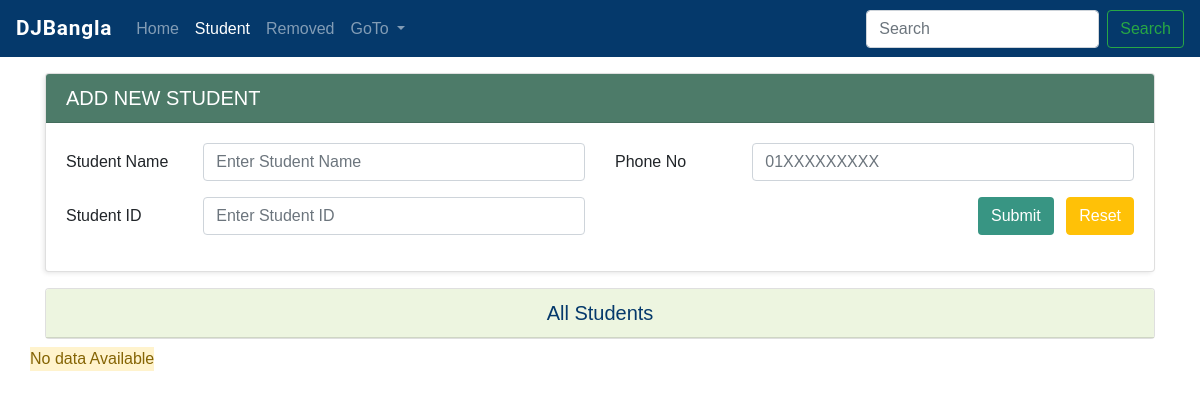
Before: /crudsearch/student/ with the older database file.
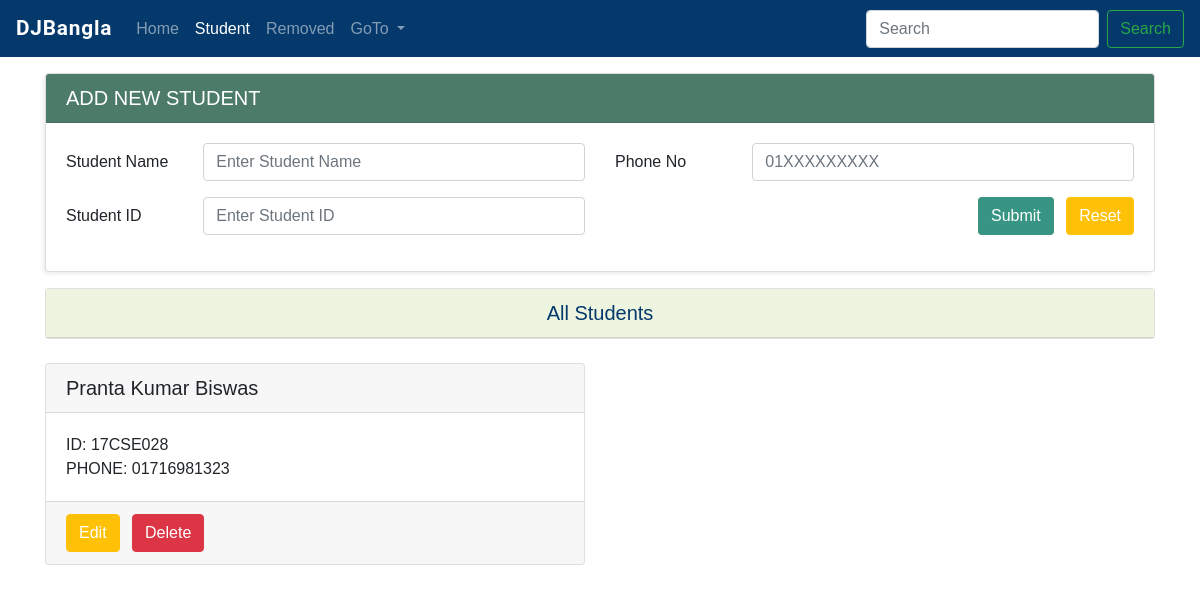
After: the same page with the newer database file.
### crudsearch/models.py (models this page shows, shortened)
class Student(models.Model):
    name = models.CharField( max_length=50)
    student_id = models.CharField(max_length=50, unique = True)
    phone = models.CharField(max_length=50)

### crudsearch/views.py (the view)
# urls.py: path('student/',views.crudsearch_student, name="crudsearch_student"),
def crudsearch_student(request):
    student = Student.objects.all()
    stu_paginator = Paginator(student, 6)
    stu_page = request.GET.get('stu_page')
    try:
        student = stu_paginator.page(stu_page)
    except PageNotAnInteger:
        student = stu_paginator.page(1)
    except EmptyPage:
        student = stu_paginator.page(stu_paginator.num_pages)
    if request.method == 'POST':
        myform = StudentRegistration(request.POST)
        if myform.is_valid():
            name = myform.cleaned_data['name']
            student_id = myform.cleaned_data['student_id']
            phone = myform.cleaned_data['phone']
            register = Student(name = name, student_id = student_id, phone = phone)
            register.save()
            messages.success(request, 'Student Added successfully')
            return HttpResponseRedirect('/crudsearch/student/')
    else:
        myform = StudentRegistration()
    diction = {'myform':myform, 'student':student}
    return render(request, 'crudsearch/student.html', context = diction)

### crudsearch/forms.py (shortened to what this page needs)
class StudentRegistration(forms.ModelForm):
    class Meta:
        model = Student
        fields = ['name', 'student_id', 'phone']

### templates/crudsearch/student.html (shortened to what this page needs)
{% extends 'crudsearch/base.html' %}
{% block extracsscdn %}
<link href="https://cdn.jsdelivr.net/npm/select2@4.1.0-beta.1/dist/css/select2.min.css" rel="stylesheet" />
{% endblock extracsscdn %}
{% block studentactive %}
    active
{% endblock studentactive %}
{% block body %}
<div class="container pt-3">
    <div class="card mycard">
        <div class="card-header mycardheader">
            <h5>ADD NEW STUDENT</h5>
        </div>
        <form method="POST">
        <div class="card-body">
            <div class="row">
                <div class="col-md-6 col-sm-12">
                    <div class="form-group row">
                        <label class="col-sm-12 col-md-3 col-form-label">Student Name</label>
                        <div class="col-sm-12 col-md-9">
                            <input type="text" class="form-control" name="name" placeholder="Enter Student Name" required>
                        </div>
                    </div>
                    <div class="form-group row">
                        <label class="col-sm-12 col-md-3 col-form-label">Student ID</label>
                        <div class="col-sm-12 col-md-9">
                            <input type="text" class="form-control" name="student_id" placeholder="Enter Student ID" required>
                        </div>
                    </div>
                </div>
                <div class="col-md-6 col-sm-12">
                    <div class="form-group row">
                        <label class="col-sm-12 col-md-3 col-form-label">Phone No</label>
                        <div class="col-sm-12 col-md-9">
                          <input type="text" class="form-control" name="phone" placeholder="01XXXXXXXXX" required>
                        </div>
                    </div>
                    <div class="form-group row">
                        <label class="col-sm-12 col-md-3 col-form-label"></label>
                        <div class="col-sm-12 col-md-9 text-right">
                           <button class="btn mybtn">Submit</button>
                            <span><input type="reset" class="btn btn-warning text-white ml-2" value="Reset"> </span>
                        </div>
                    </div>
                </div>
            </div>
            </div>
    </form>
    </div>
    <div class="row">
        <div class="col-md-12 col-sm-12">
            <div class="card mt-3 mb-2">
                <div class="card-header mycardheader1">
                    <h5 class="text-center">All Students</h5>
                </div>
            </div>
        </div>
    </div>
<div class="row">
    {% if student %}
            {% for student in student %}
            <div class="col-md-6 col-sm-6 mt-3">
            <div class="card ">
                <div class="card-header">
                    <h5>{{student.name}}</h5>
                </div>
                <div class="card-body">
                    ID: {{student.student_id}}
                    <br>
                    PHONE: {{ student.phone }}
                </div>
                <div class="card-footer">
                    <a href="{% url 'crudsearch_student_edit' student.id %}" class="btn btn-warning text-white">Edit</a>
                    <span>
                        <form action="{% url 'crudsearch_delete_student' student.id %}" method="POST" class="d-inline">
                            <button class="btn btn-danger ml-2">Delete</button>
                        </form>
                    </span>
                </div>
            </div>
        </div>
            {% endfor %}
        {% else %}
            <alert class="alert-warning">No data Available</alert>
        {% endif %}
    </div>
    <br><br>
        <br><br>
        <br><br>
{% endblock body %}

### templates/crudsearch/base.html (shortened to what this page needs)
{% load static %}
<!DOCTYPE html>
<html lang="en">
<head>
<link rel="stylesheet" href="{% static 'css/bootstrap4.5.css' %}">
<link rel="stylesheet" href="{% static 'css/fontawesome5.15.css' %}">
{% block extracsscdn %}
{% endblock extracsscdn %}
<link rel="stylesheet" href="{% static 'css/basestyle.css' %}">
<link rel="stylesheet" href="{% static 'css/crudsearch.css' %}">
</head>
<body>
    <nav class="navbar navbar-expand-lg navbar-dark mynav">
        <a class="navbar-brand mybrand" href="{% url 'starter' %}">DJBangla</a>
        <div class="collapse navbar-collapse" id="navbarSupportedContent">
          <ul class="navbar-nav mr-auto">
            <li class="nav-item ">
              <a class="nav-link
              {% block homeactive %}
              {% endblock homeactive %}
              " href="{% url 'crudsearch' %}">Home </a>
            </li>
            <li class="nav-item">
              <a class="nav-link
              {% block studentactive %}
              {% endblock studentactive %}
                  " href="{% url 'crudsearch_student' %}">Student</a>
            </li>
            <li class="nav-item">
                <a class="nav-link
                {% block removedactive %}
                {% endblock removedactive %}
                    " href="{% url 'crudsearch_removed' %}">Removed</a>
              </li>
            <li class="nav-item dropdown">
              <a class="nav-link dropdown-toggle" href="#" id="navbarDropdown" role="button" data-toggle="dropdown" aria-haspopup="true" aria-expanded="false">
                GoTo
              </a>
            </li>
          </ul>
          <form method="GET" action="{% url 'crudsearch_page' %}" class="form-inline my-2 my-lg-0">
            {% if givenSearch  %}
               <input class="form-control mr-sm-2" type="search" placeholder="Search" aria-label="Search" name="crudsearch" value="{{ givenSearch }}" required>
            {% else %}
            <input class="form-control mr-sm-2" type="search" placeholder="Search" aria-label="Search" name="crudsearch" required>
            {% endif %}
            <button class="btn btn-outline-success my-2 my-sm-0" type="submit">Search</button>
          </form>
        </div>
      </nav>
    {% block body %}
    {% endblock body %}
</body>
</html>

### static/css/basestyle.css (style rules this page uses)
* { margin: 0; padding: 0; }
:root { --roboto: "Roboto", sans-serif; --engfont: "Raleway", sans-serif; --banglafont: "Hind Siliguri", sans-serif; --bg: #5cdb94; --darkcolor: #05396b; --lightcolor: #edf5e0; --btn: #389583; --btnhover: #edf5e0; --dj: #0c4b33; }
body { margin: 0; padding: 0; font-family: var(--banglafont); }

### static/css/crudsearch.css (style rules this page uses)
* { margin: 0; padding: 0; }
:root { --roboto: "Roboto", sans-serif; --engfont: "Raleway", sans-serif; --banglafont: "Hind Siliguri", sans-serif; --bg: #5cdb94; --darkcolor: #05396b; --lightcolor: #edf5e0; --btn: #389583; --btnhover: #edf5e0; --dj: #0c4b33; --djlite: #4d7b69; }
.mynav { background: var(--darkcolor); }
.mybrand { font-family: var(--roboto); font-weight: 600; font-size: 1.3rem; letter-spacing: 0.05rem; }
.mycardheader { background: var(--djlite) !important; background-color: var(--djlite) !important; color: white; }
h5 { margin: 0; }
.mycard { box-shadow: -2px 2px 5px -1px rgba(0, 0, 0, 0.11); }
.mycardheader1 { background: var(--lightcolor); color: var(--darkcolor); }
.mybtn { background: var(--btn); color: white; }

Changed rows visible on the page:
added Student: name "Pranta Kumar Biswas", student_id "17CSE028", phone "01716981323"
Other visible differences:
text no longer shown: "No data Available"
